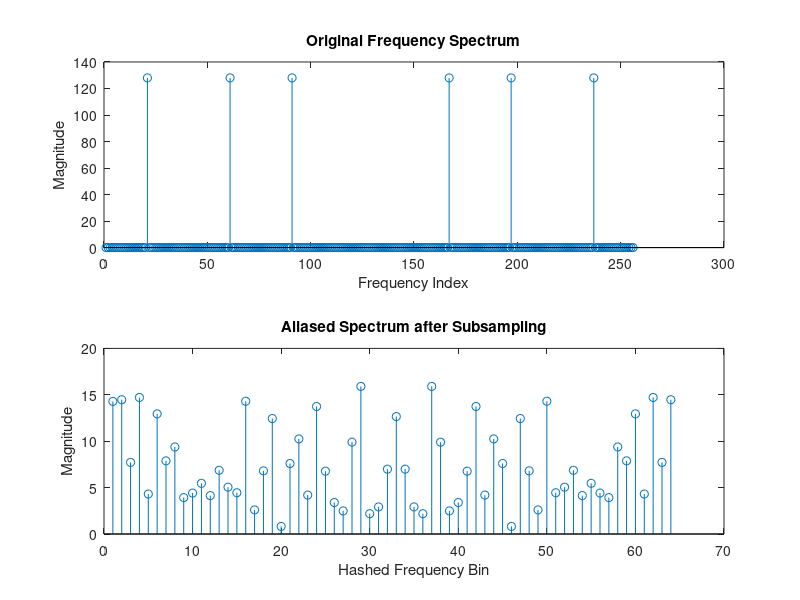

Here is the MATLAB script that generated this plot:
N = 256;
t = 0:N-1;

% Original sparse signal
freqs = [20, 60, 90];
x = zeros(1,N);
for f = freqs
    x = x + sin(2*pi*f*t/N);
end

% Subsample
M = 64;
idx = sort(randperm(N,M));
x_sub = x(idx);

% FFT
X = abs(fft(x));
X_sub = abs(fft(x_sub, M));

figure;
subplot(2,1,1);
stem(X);
title('Original Frequency Spectrum');
xlabel('Frequency Index'); ylabel('Magnitude');

subplot(2,1,2);
stem(X_sub);
title('Aliased Spectrum after Subsampling');
xlabel('Hashed Frequency Bin'); ylabel('Magnitude');
